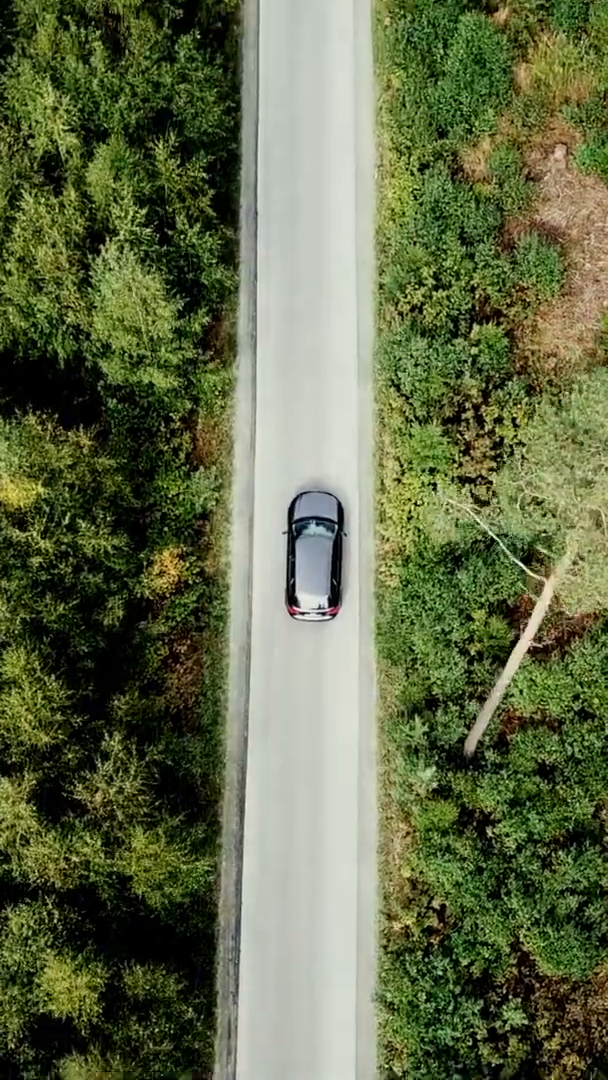
#> input picture frame 23 of videos/car overhead.mp4, 608 x 1080 px
$ python roi.py
#> lines starting #> are read from the running program, lines starting #| are printed output that depends on the picture; after the words box and inside, x2 and y2 are one past the last pixel; in counts of white or black regions, pixels touching at a corner belong together
#> in main, frame0 is the input picture: shape (1080, 608, 3); mean B, G, R 72.8, 106.9, 98.2
# mask creation
import cv2
import numpy as np
from pathlib import Path

VIDEO_PATH = r"videos/car overhead.mp4"
OUT_DIR = Path("outputs")
OUT_DIR.mkdir(parents=True, exist_ok=True)


def make_roi_mask(w: int, h: int) -> np.ndarray:
    """
    Mask design for this clip:
    - Keep a vertical band centered on the road (reduces tree parallax).
    - Exclude a central box where the car is (avoid moving-object flow).
    """
    mask = np.zeros((h, w), dtype=np.uint8)

    # Road band (tuneable):
    x0 = int(0.32 * w)
    x1 = int(0.68 * w)
    mask[:, x0:x1] = 255

    # Exclude car region (center-ish box):
    cx = int(0.50 * w)
    cy = int(0.52 * h)
    box_w = int(0.22 * w)
    box_h = int(0.18 * h)

    x0c = max(0, cx - box_w // 2)
    x1c = min(w, cx + box_w // 2)
    y0c = max(0, cy - box_h // 2)
    y1c = min(h, cy + box_h // 2)

    mask[y0c:y1c, x0c:x1c] = 0
    return mask


def overlay_mask(frame_bgr: np.ndarray, mask: np.ndarray) -> np.ndarray:
    overlay = frame_bgr.copy()

    green = np.zeros_like(frame_bgr)
    green[:, :, 1] = 180  # green channel

    alpha = 0.35

    blended = (overlay * (1 - alpha) + green * alpha).astype(np.uint8)
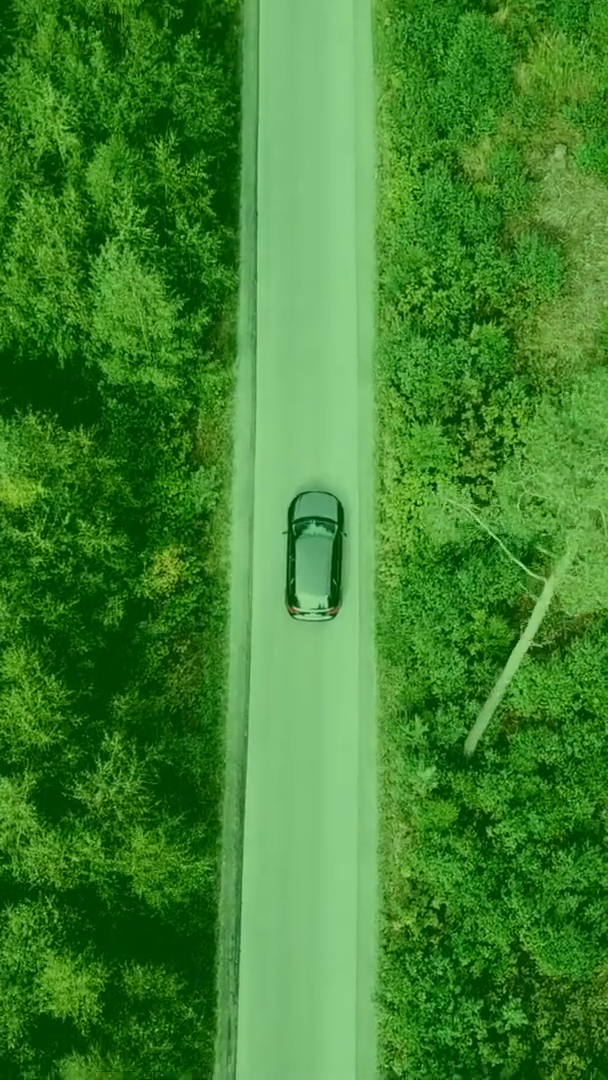
#> blended: shape (1080, 608, 3); mean B, G, R 46.9, 132, 63.4

    m2 = mask > 0  # shape (H, W)
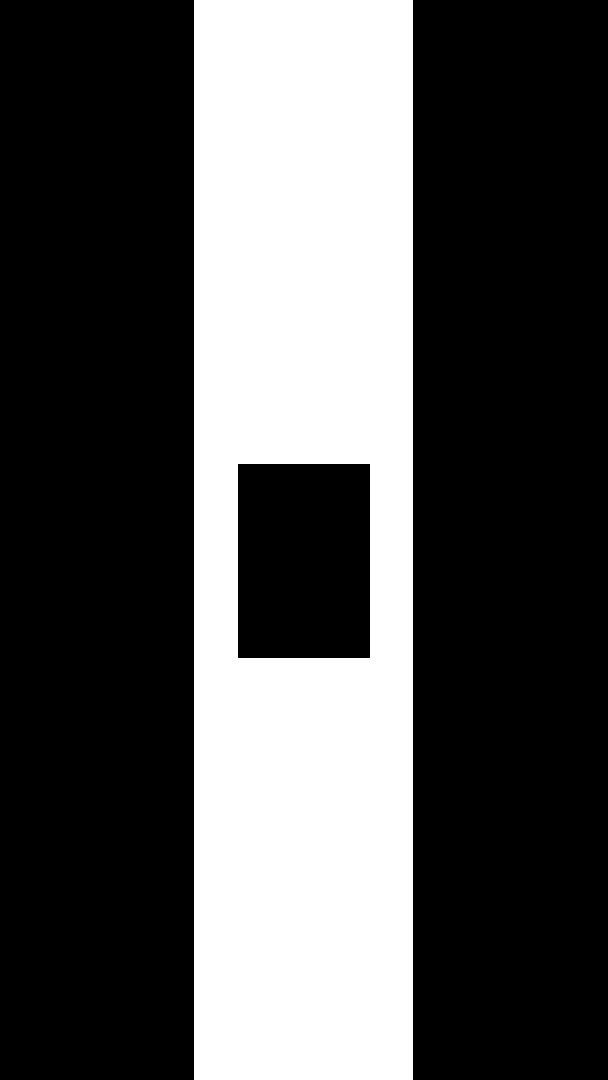
#> m2: shape (1080, 608) bool; 32.1% white; 1 white region, box (x1, y1, x2, y2) and area: (194, 0, 413, 1080) 210912
    overlay[m2] = blended[m2]  # works: selects pixel rows of shape (N,3)
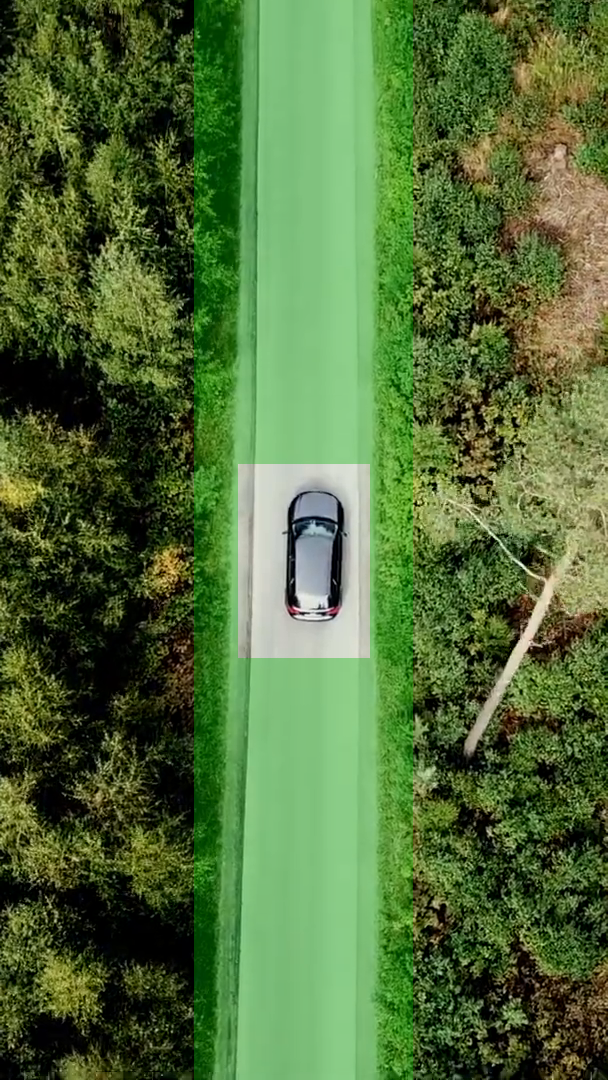
#> overlay: shape (1080, 608, 3); mean B, G, R 57.7, 109.2, 81.1

    return overlay


def get_video_meta(video_path: str):
    cap = cv2.VideoCapture(video_path)
    if not cap.isOpened():
        raise RuntimeError(f"Could not open video: {video_path}")

    fps = cap.get(cv2.CAP_PROP_FPS)
    w = int(cap.get(cv2.CAP_PROP_FRAME_WIDTH))
    h = int(cap.get(cv2.CAP_PROP_FRAME_HEIGHT))
    n = int(cap.get(cv2.CAP_PROP_FRAME_COUNT))
    cap.release()
    return fps, w, h, n

def main():
    fps, w, h, n = get_video_meta(VIDEO_PATH)
    print(f"Video: {w}x{h}, fps={fps:.3f}, frames={n}, duration={n/fps:.2f}s")

    cap = cv2.VideoCapture(VIDEO_PATH)
    ret, frame0 = cap.read()
    cap.release()
    if not ret:
        raise RuntimeError("Could not read first frame.")

    mask = make_roi_mask(w, h)
    vis = overlay_mask(frame0, mask)

    cv2.imwrite(str(OUT_DIR / "frame0.png"), frame0)
    cv2.imwrite(str(OUT_DIR / "roi_mask.png"), mask)
    cv2.imwrite(str(OUT_DIR / "frame0_roi_overlay.png"), vis)

    print("Wrote outputs/")
    print(" - outputs/frame0.png")
    print(" - outputs/roi_mask.png")
    print(" - outputs/frame0_roi_overlay.png")


if __name__ == "__main__":
    main()

$ run again, starting later in the video
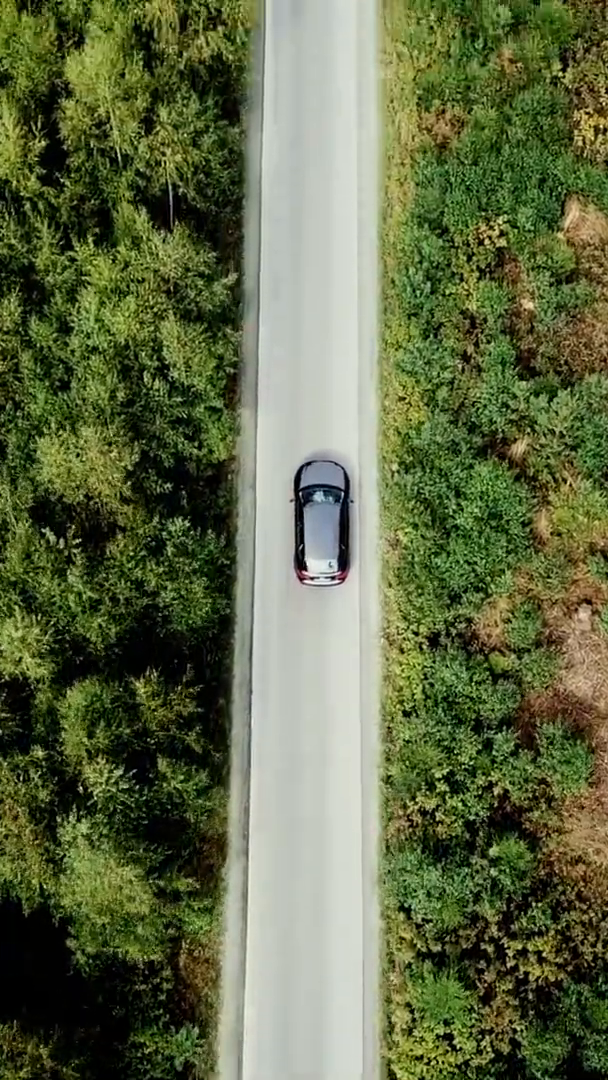
#> input picture frame 106 of videos/car overhead.mp4, 608 x 1080 px
#> in main, frame0 is the input picture: shape (1080, 608, 3); mean B, G, R 70.5, 105.7, 96.5
#> in overlay_mask, `blended = (overlay * (1 - alpha) + green * alpha).astype(np.uint8)`:
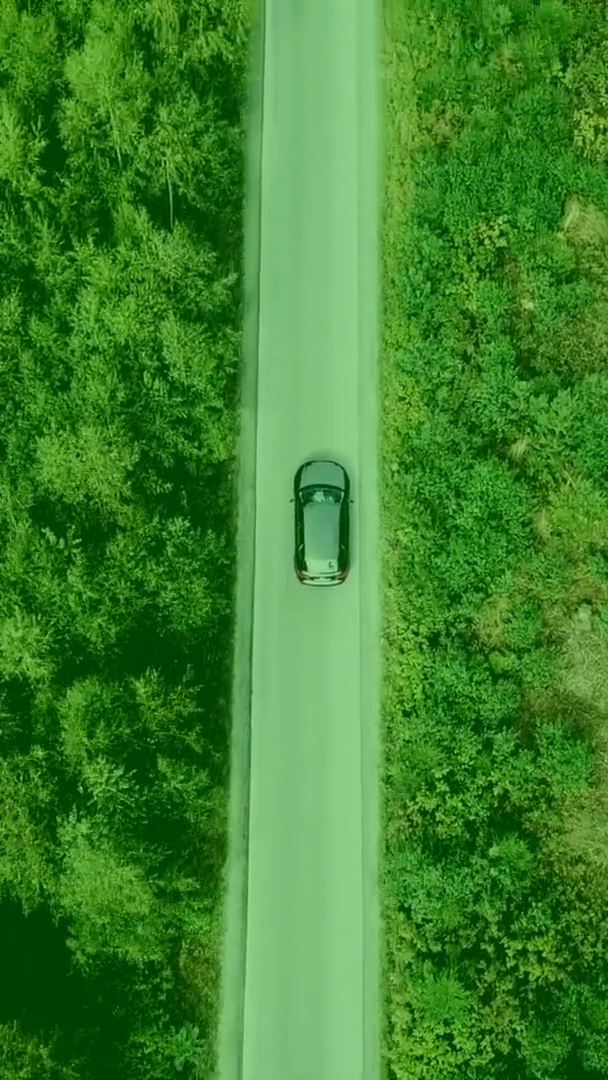
#> blended: shape (1080, 608, 3); mean B, G, R 45.4, 131.2, 62.3
#> m2: shape (1080, 608) bool; 32.1% white; 1 white region, box (x1, y1, x2, y2) and area: (194, 0, 413, 1080) 210912
#> in overlay_mask, `overlay[m2] = blended[m2]`:
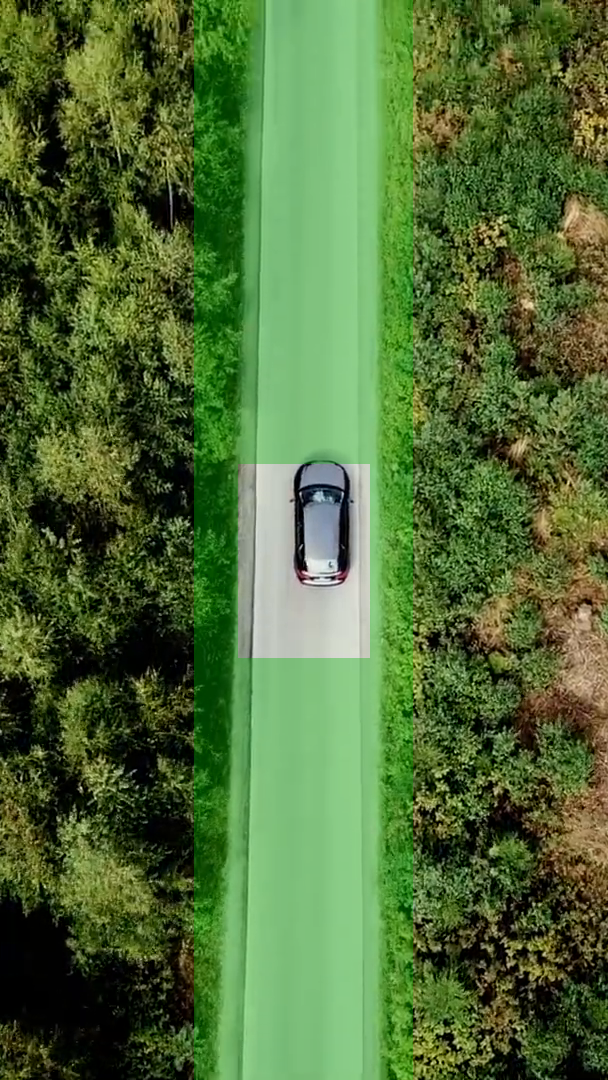
#> overlay: shape (1080, 608, 3); mean B, G, R 55.5, 108.2, 79.6

$ run again, starting later in the video
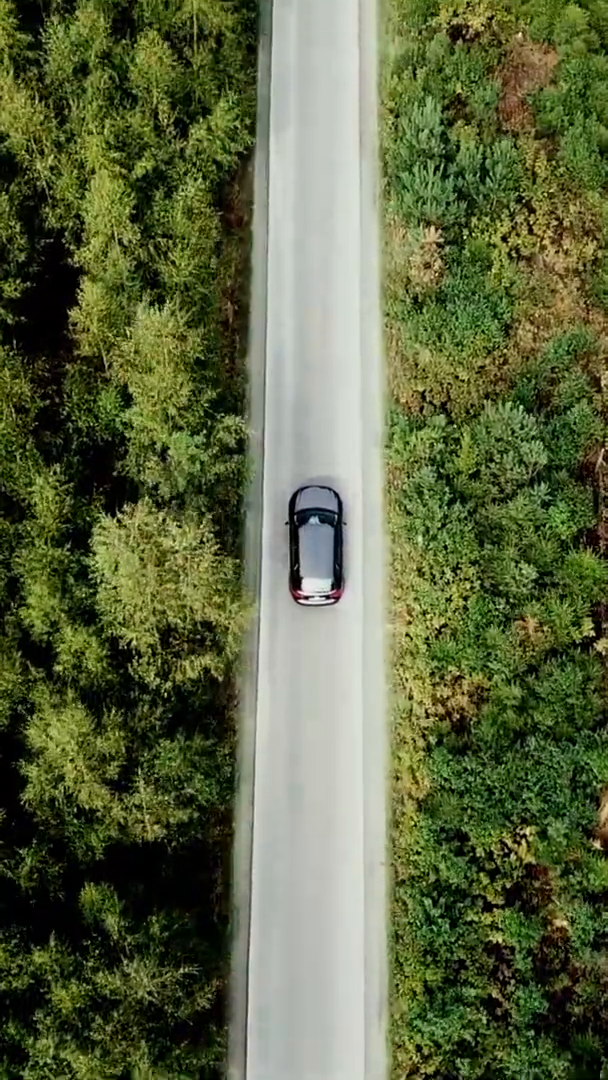
#> input picture frame 189 of videos/car overhead.mp4, 608 x 1080 px
#> in main, frame0 is the input picture: shape (1080, 608, 3); mean B, G, R 66.1, 101.7, 92.9
#> in overlay_mask, `blended = (overlay * (1 - alpha) + green * alpha).astype(np.uint8)`:
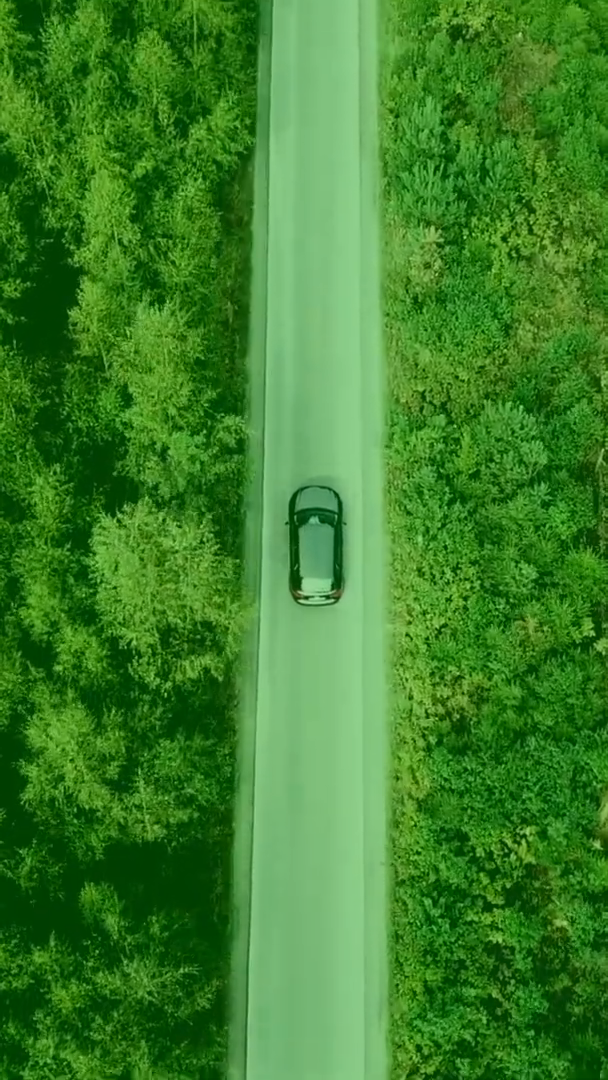
#> blended: shape (1080, 608, 3); mean B, G, R 42.6, 128.6, 59.9
#> m2: shape (1080, 608) bool; 32.1% white; 1 white region, box (x1, y1, x2, y2) and area: (194, 0, 413, 1080) 210912
#> in overlay_mask, `overlay[m2] = blended[m2]`:
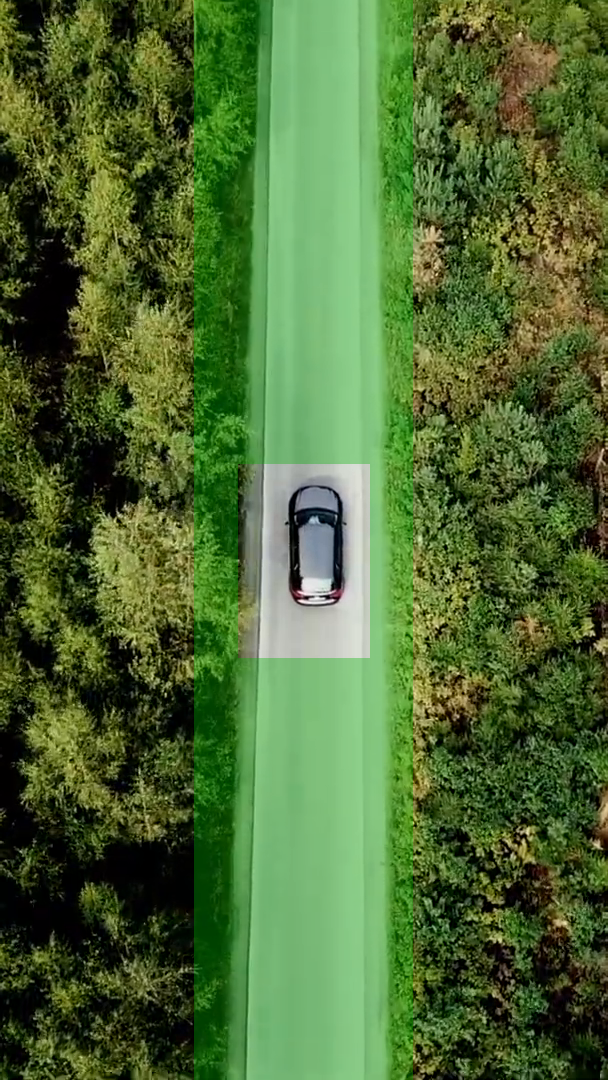
#> overlay: shape (1080, 608, 3); mean B, G, R 51.9, 105.1, 76.7
